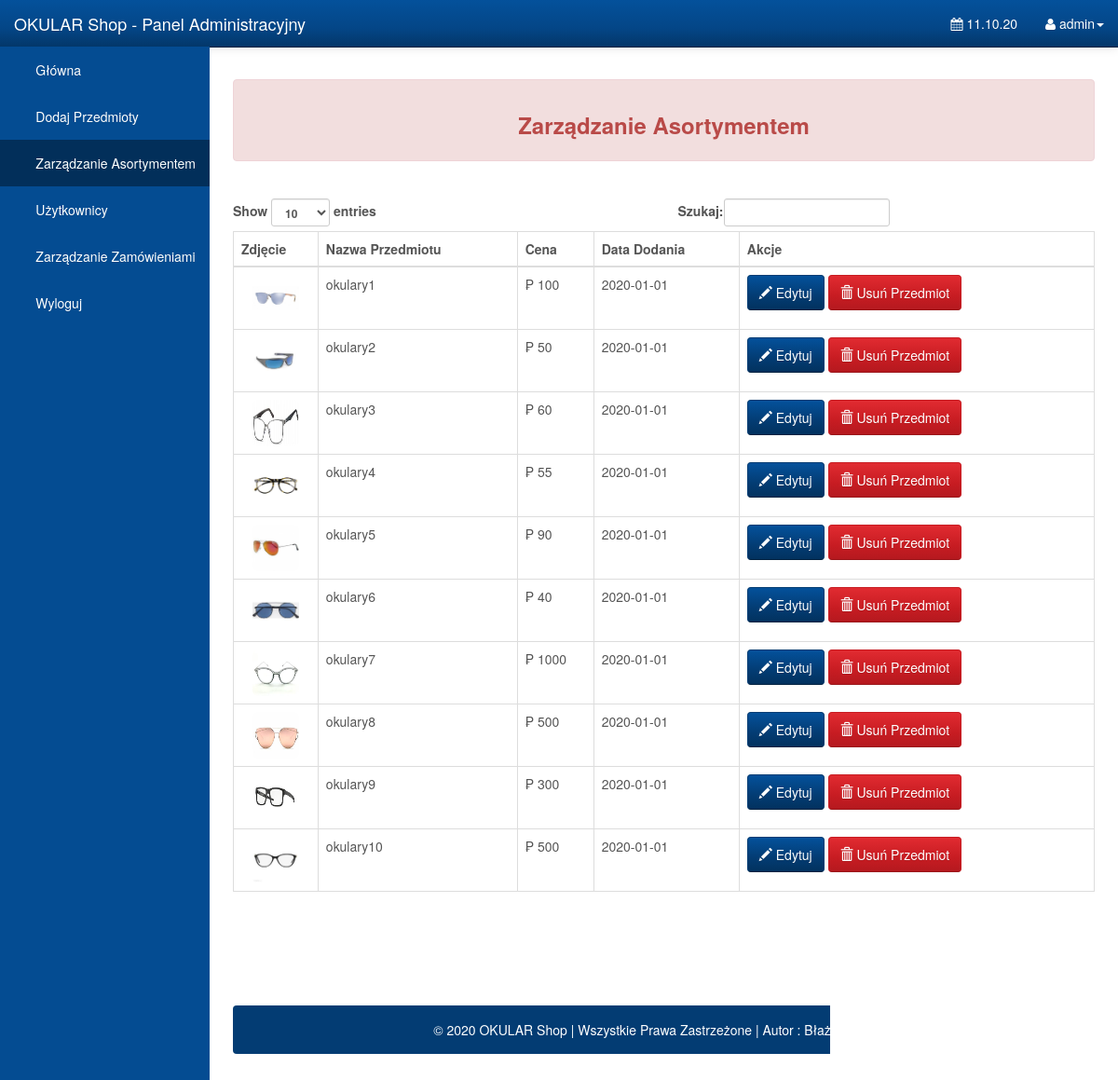
The page /Admin/items.php (signed in) on the database its author committed.
### tables this page shows
CREATE TABLE `items` (
  `item_id` int(10) unsigned NOT NULL AUTO_INCREMENT,
  `item_name` varchar(5000) NOT NULL DEFAULT '',
  `item_price` double DEFAULT NULL,
  `item_image` varchar(5000) NOT NULL DEFAULT '',
  `item_date` date NOT NULL DEFAULT '0000-00-00',
  PRIMARY KEY (`item_id`)
);

### Admin/items.php (the view, shortened to what this page needs)
<!DOCTYPE html>
<html lang="en">
<head>
    <link rel="stylesheet" type="text/css" href="bootstrap/css/bootstrap.min.css" />
    <link rel="stylesheet" type="text/css" href="font-awesome/css/font-awesome.min.css" />
    <link rel="stylesheet" type="text/css" href="css/local.css" />
</head>
<body>
    <div id="wrapper">
        <nav class="navbar navbar-inverse navbar-fixed-top" role="navigation">
            <div class="navbar-header">
                <a class="navbar-brand" href="index.php">OKULAR Shop - Panel Administracyjny</a>
            </div>
            <div class="collapse navbar-collapse navbar-ex1-collapse">
                <ul class="nav navbar-nav side-nav">
                    <li><a href="index.php"> &nbsp; &nbsp; &nbsp; Główna</a></li>
					<li><a data-toggle="modal" data-target="#uploadModal"> &nbsp; &nbsp; &nbsp; Dodaj Przedmioty</a></li>
					<li class="active"><a href="items.php"> &nbsp; &nbsp; &nbsp; Zarządzanie Asortymentem</a></li>
					<li><a href="customers.php"> &nbsp; &nbsp; &nbsp; Użytkownicy</a></li>
					<li><a href="orderdetails.php"> &nbsp; &nbsp; &nbsp; Zarządzanie Zamówieniami</a></li>
					<li><a href="logout.php"> &nbsp; &nbsp; &nbsp; Wyloguj</a></li>
                </ul>
                <ul class="nav navbar-nav navbar-right navbar-user">
                    <li class="dropdown messages-dropdown">
                        <a href="#"><i class="fa fa-calendar"></i>  <?php
                            $Today=date('y:m:d');
                            $new=date('d.m.y',strtotime($Today));
                            echo $new; ?></a>
                    </li>
                     <li class="dropdown user-dropdown">
                        <a href="#" class="dropdown-toggle" data-toggle="dropdown"><i class="fa fa-user"></i> <?php   extract($_SESSION); echo $admin_username; ?><b class="caret"></b></a>
                    </li>
                </ul>
            </div>
        </nav>
        <div id="page-wrapper">
			 <div class="alert alert-danger">
                          <center> <h3><strong>Zarządzanie Asortymentem</strong> </h3></center>
						  </div>
						  <br />
						  <div class="table-responsive">
            <table class="display table table-bordered" id="example" cellspacing="0" width="100%">
              <thead>
                <tr>
                  <th>Zdjęcie</th>
                  <th>Nazwa Przedmiotu</th>
				  <th>Cena</th>
				  <th>Data Dodania</th>
                  <th>Akcje</th>
                </tr>
              </thead>
              <tbody>
			  <?php
include("config.php");
	$stmt = $DB_con->prepare('SELECT * FROM items');
	$stmt->execute();
	if($stmt->rowCount() > 0)
	{
		while($row=$stmt->fetch(PDO::FETCH_ASSOC))
		{
			extract($row);
			?>
                <tr>
                  <td>
				<center> <img src="item_images/<?php echo $item_image; ?>" class="img img-rounded"  width="50" height="50" /></center>
				 </td>
                 <td><?php echo $item_name; ?></td>
				 <td>&#8369; <?php echo $item_price; ?></td>
				 <td><?php echo $item_date; ?></td>
				 <td>
				 <a class="btn btn-info" href="edititem.php?edit_id=<?php echo $row['item_id']; ?>" title="click for edit" onclick="return confirm('Jesteś pewien, że chcesz edytować ten przedmiot?')"><span class='glyphicon glyphicon-pencil'></span> Edytuj</a>
                  <a class="btn btn-danger" href="?delete_id=<?php echo $row['item_id']; ?>" title="click for delete" onclick="return confirm('Jesteś pewny, że chcesz usunąć tą rzecz?')"><span class='glyphicon glyphicon-trash'></span> Usuń Przedmiot</a>
                  </td>
                </tr>
              <?php
		}
		echo "</tbody>";
		echo "</table>";
		echo "</div>";
		echo "<br />";
		echo '<div class="alert alert-default" style="background-color:#033c73;">
                       <p style="color:white;text-align:center;">
                       &copy 2020 OKULAR Shop | Wszystkie Prawa Zastrzeżone |  Autor  : Błażej Woźniak
						</p>
                    </div>
	</div>';
		echo "</div>";
	}
?>
	<br />
	<br />
</body>
</html>

### Admin/css/local.css (style rules this page uses)
#wrapper { padding-left: 0; }
#page-wrapper { width: 100%; padding: 5px 15px; }
body { font-family: "Helvetica Neue", Helvetica, Arial, sans-serif; font-size: 14px; line-height: 1.42857143; color: #555555; background-color: #ffffff; }
.btn { display: inline-block; margin-bottom: 0; font-weight: normal; text-align: center; vertical-align: middle; cursor: pointer; background-image: none; border: 1px solid transparent; white-space: nowrap; padding: 8px 12px; font-size: 14px; line-height: 1.42857143; border-radius: 4px; -webkit-user-select: none; -moz-user-select: none; -ms-user-select: none; user-select: none; }
.btn-info { color: #ffffff; background-color: #033c73; border-color: #033c73; }
.btn-danger { color: #ffffff; background-color: #c71c22; border-color: #c71c22; }
.navbar-inverse { background-color: #033c73; border-color: #022f5a; }
.navbar-inverse .navbar-brand { color: #ffffff; }
.navbar-inverse .navbar-nav > li > a { color: #ffffff; }
.navbar-inverse .navbar-nav > .active > a, .navbar-inverse .navbar-nav > .active > a:hover, .navbar-inverse .navbar-nav > .active > a:focus { color: #ffffff; background-color: #022f5a; }
.navbar-inverse .navbar-collapse, .navbar-inverse .navbar-form { border-color: #022a50; }
.alert-danger { background-color: #f2dede; border-color: #eed3d7; color: #b94a48; }
.navbar { background-image: -webkit-linear-gradient(#54b4eb, #2fa4e7 60%, #1d9ce5); background-image: linear-gradient(#54b4eb, #2fa4e7 60%, #1d9ce5); background-repeat: no-repeat; filter: progid:DXImageTransform.Microsoft.gradient(startColorstr='#ff54b4eb', endColorstr='#ff1d9ce5', GradientType=0); border-bottom: 1px solid #178acc; filter: none; -webkit-box-shadow: 0 1px 10px rgba(0, 0, 0, 0.1); box-shadow: 0 1px 10px rgba(0, 0, 0, 0.1); }
.navbar .navbar-nav > li > a, .navbar-brand { text-shadow: 0 1px 0 rgba(0, 0, 0, 0.1); }
.navbar-inverse { background-image: -webkit-linear-gradient(#04519b, #044687 60%, #033769); background-image: linear-gradient(#04519b, #044687 60%, #033769); background-repeat: no-repeat; filter: progid:DXImageTransform.Microsoft.gradient(startColorstr='#ff04519b', endColorstr='#ff033769', GradientType=0); filter: none; border-bottom: 1px solid #022241; }
.btn { text-shadow: 0 1px 0 rgba(0, 0, 0, 0.1); }
.btn-info { background-image: -webkit-linear-gradient(#04519b, #033c73 60%, #02325f); background-image: linear-gradient(#04519b, #033c73 60%, #02325f); background-repeat: no-repeat; filter: progid:DXImageTransform.Microsoft.gradient(startColorstr='#ff04519b', endColorstr='#ff02325f', GradientType=0); filter: none; border-bottom: 1px solid #022241; }
.btn-danger { background-image: -webkit-linear-gradient(#e12b31, #c71c22 60%, #b5191f); background-image: linear-gradient(#e12b31, #c71c22 60%, #b5191f); background-repeat: no-repeat; filter: progid:DXImageTransform.Microsoft.gradient(startColorstr='#ffe12b31', endColorstr='#ffb5191f', GradientType=0); filter: none; border-bottom: 1px solid #9a161a; }
.clearfix:before, .clearfix:after, .container:before, .container:after, .container-fluid:before, .container-fluid:after, .row:before, .row:after, .form-horizontal .form-group:before, .form-horizontal .form-group:after, .btn-toolbar:before, .btn-toolbar:after, .btn-group-vertical > .btn-group:before, .btn-group-vertical > .btn-group:after, .nav:before, .nav:after, .navbar:before, .navbar:after, .navbar-header:before, .navbar-header:after, .navbar-collapse:before, .navbar-collapse:after, .pager:before, .pager:after, .panel-body:before, .panel-body:after, .modal-footer:before, .modal-footer:after { content: " "; display: table; }
.clearfix:after, .container:after, .container-fluid:after, .row:after, .form-horizontal .form-group:after, .btn-toolbar:after, .btn-group-vertical > .btn-group:after, .nav:after, .navbar:after, .navbar-header:after, .navbar-collapse:after, .pager:after, .panel-body:after, .modal-footer:after { clear: both; }
a { color: #2fa4e7; text-decoration: none; }
@media (min-width:768px) { #wrapper { padding-left: 225px; } }
@media (min-width:768px) { #page-wrapper { padding: 15px 25px; } }
@media (min-width:768px) { .side-nav { margin-left: -225px; left: 225px; width: 225px; position: fixed; top: 50px; height: 100%; border-radius: 0; border: none; background-color: #044C92; overflow-y: auto; } }
@media (min-width:768px) { .side-nav>li>a { width: 225px; } }
@media (min-width:768px) { .navbar-collapse { padding-left: 15px !important; padding-right: 15px !important; } }

### rows shown on the page
items: item_image (picture), item_name "okulary1", item_price "100", item_date "2020-01-01"
items: item_image (picture), item_name "okulary2", item_price "50", item_date "2020-01-01"
items: item_image (picture), item_name "okulary3", item_price "60", item_date "2020-01-01"
items: item_image (picture), item_name "okulary4", item_price "55", item_date "2020-01-01"
items: item_image (picture), item_name "okulary5", item_price "90", item_date "2020-01-01"
items: item_image (picture), item_name "okulary6", item_price "40", item_date "2020-01-01"
items: item_image (picture), item_name "okulary7", item_price "1000", item_date "2020-01-01"
items: item_image (picture), item_name "okulary8", item_price "500", item_date "2020-01-01"
items: item_image (picture), item_name "okulary9", item_price "300", item_date "2020-01-01"
items: item_image (picture), item_name "okulary10", item_price "500", item_date "2020-01-01"

### other values the page prints
$admin_username "admin"
